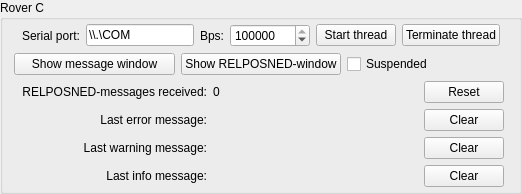
         <widget class="QGroupBox" name="groupBox_RoverC">
          <property name="sizePolicy">
           <sizepolicy hsizetype="Preferred" vsizetype="Preferred">
            <horstretch>0</horstretch>
            <verstretch>0</verstretch>
           </sizepolicy>
          </property>
          <property name="title">
           <string>Rover C</string>
          </property>
          <layout class="QGridLayout" name="gridLayout_4">
           <property name="topMargin">
            <number>4</number>
           </property>
           <property name="bottomMargin">
            <number>4</number>
           </property>
           <item row="3" column="0">
            <layout class="QGridLayout" name="gridLayout_Messages_RoverC" columnstretch="0,1,0" columnminimumwidth="0,50,0">
             <property name="leftMargin">
              <number>8</number>
             </property>
             <property name="rightMargin">
              <number>4</number>
             </property>
             <item row="2" column="0">
              <widget class="QLabel" name="label_LastWarningMessageLabel_RoverC">
               <property name="text">
                <string>Last warning message:</string>
               </property>
               <property name="alignment">
                <set>Qt::AlignRight|Qt::AlignTrailing|Qt::AlignVCenter</set>
               </property>
              </widget>
             </item>
             <item row="3" column="2">
              <widget class="QPushButton" name="pushButton_ClearInfoMessage_RoverC">
               <property name="text">
                <string>Clear</string>
               </property>
              </widget>
             </item>
             <item row="3" column="1">
              <widget class="QLabel" name="label_LastInfoMessage_RoverC">
               <property name="sizePolicy">
                <sizepolicy hsizetype="Ignored" vsizetype="Ignored">
                 <horstretch>0</horstretch>
                 <verstretch>0</verstretch>
                </sizepolicy>
               </property>
               <property name="text">
                <string/>
               </property>
              </widget>
             </item>
             <item row="2" column="1">
              <widget class="QLabel" name="label_LastWarningMessage_RoverC">
               <property name="sizePolicy">
                <sizepolicy hsizetype="Ignored" vsizetype="Ignored">
                 <horstretch>0</horstretch>
                 <verstretch>0</verstretch>
                </sizepolicy>
               </property>
               <property name="text">
                <string/>
               </property>
              </widget>
             </item>
             <item row="0" column="1">
              <widget class="QLabel" name="label_RELPOSNEDMessageCount_RoverC">
               <property name="sizePolicy">
                <sizepolicy hsizetype="Ignored" vsizetype="Ignored">
                 <horstretch>0</horstretch>
                 <verstretch>0</verstretch>
                </sizepolicy>
               </property>
               <property name="text">
                <string>0</string>
               </property>
              </widget>
             </item>
             <item row="0" column="0">
              <widget class="QLabel" name="label_RTCMMessageCountLabel_RoverC">
               <property name="text">
                <string>RELPOSNED-messages received:</string>
               </property>
               <property name="alignment">
                <set>Qt::AlignRight|Qt::AlignTrailing|Qt::AlignVCenter</set>
               </property>
              </widget>
             </item>
             <item row="0" column="2">
              <widget class="QPushButton" name="pushButton_ClearRELPOSNEDCounter_RoverC">
               <property name="text">
                <string>Reset</string>
               </property>
              </widget>
             </item>
             <item row="3" column="0">
              <widget class="QLabel" name="label_LastInfoMessageLabel_RoverC">
               <property name="text">
                <string>Last info message:</string>
               </property>
               <property name="alignment">
                <set>Qt::AlignRight|Qt::AlignTrailing|Qt::AlignVCenter</set>
               </property>
              </widget>
             </item>
             <item row="2" column="2">
              <widget class="QPushButton" name="pushButton_ClearWarningMessage_RoverC">
               <property name="text">
                <string>Clear</string>
               </property>
              </widget>
             </item>
             <item row="1" column="0">
              <widget class="QLabel" name="label_LastErrorMessageLabel_RoverC">
               <property name="text">
                <string>Last error message:</string>
               </property>
               <property name="alignment">
                <set>Qt::AlignRight|Qt::AlignTrailing|Qt::AlignVCenter</set>
               </property>
              </widget>
             </item>
             <item row="1" column="1">
              <widget class="QLabel" name="label_LastErrorMessage_RoverC">
               <property name="sizePolicy">
                <sizepolicy hsizetype="Ignored" vsizetype="Ignored">
                 <horstretch>0</horstretch>
                 <verstretch>0</verstretch>
                </sizepolicy>
               </property>
               <property name="text">
                <string/>
               </property>
              </widget>
             </item>
             <item row="1" column="2">
              <widget class="QPushButton" name="pushButton_ClearErrorMessage_RoverC">
               <property name="text">
                <string>Clear</string>
               </property>
              </widget>
             </item>
            </layout>
           </item>
           <item row="2" column="0">
            <layout class="QHBoxLayout" name="horizontalLayout_Middle_RoverC">
             <item>
              <widget class="QPushButton" name="pushButton_ShowMessageWindow_RoverC">
               <property name="text">
                <string>Show message window</string>
               </property>
              </widget>
             </item>
             <item>
              <widget class="QPushButton" name="pushButton_ShowRELPOSNEDForm_RoverC">
               <property name="text">
                <string>Show RELPOSNED-window</string>
               </property>
              </widget>
             </item>
             <item>
              <widget class="QCheckBox" name="checkBox_SuspendThread_RoverC">
               <property name="text">
                <string>Suspended</string>
               </property>
              </widget>
             </item>
            </layout>
           </item>
           <item row="1" column="0">
            <layout class="QHBoxLayout" name="horizontalLayout_Thread_RoverC">
             <property name="leftMargin">
              <number>8</number>
             </property>
             <property name="rightMargin">
              <number>8</number>
             </property>
             <item>
              <widget class="QLabel" name="label__SerialPort_RoverC">
               <property name="text">
                <string>Serial port:</string>
               </property>
              </widget>
             </item>
             <item>
              <widget class="QLineEdit" name="lineEdit_SerialPort_RoverC">
               <property name="text">
                <string>\\.\COM</string>
               </property>
               <property name="maxLength">
                <number>256</number>
               </property>
              </widget>
             </item>
             <item>
              <widget class="QLabel" name="label_SerSpeed_RoverC">
               <property name="text">
                <string>Bps:</string>
               </property>
              </widget>
             </item>
             <item>
              <widget class="QSpinBox" name="spinBox_SerialSpeed_RoverC">
               <property name="minimumSize">
                <size>
                 <width>80</width>
                 <height>0</height>
                </size>
               </property>
               <property name="minimum">
                <number>300</number>
               </property>
               <property name="maximum">
                <number>10000000</number>
               </property>
               <property name="value">
                <number>115200</number>
               </property>
              </widget>
             </item>
             <item>
              <widget class="QPushButton" name="pushButton_StartThread_RoverC">
               <property name="text">
                <string>Start thread</string>
               </property>
              </widget>
             </item>
             <item>
              <widget class="QPushButton" name="pushButton_TerminateThread_RoverC">
               <property name="text">
                <string>Terminate thread</string>
               </property>
              </widget>
             </item>
            </layout>
           </item>
          </layout>
         </widget>
